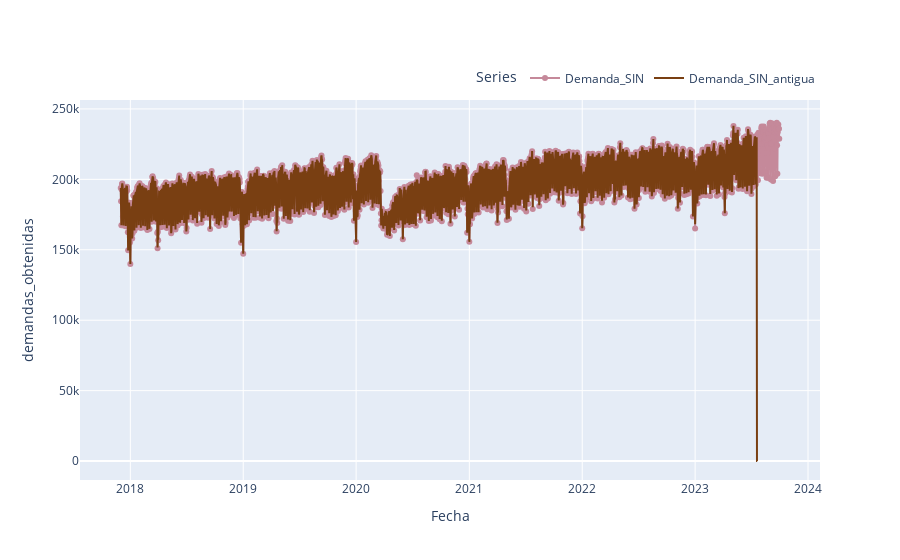

Notebook code cell kept with this figure:
### Code cell
#Gráfica de Demanda SIN Nueva y Antigua

trace1 = go.Scatter(
    x=df_merged['FECHA'],
    y=df_merged['Demanda_SIN'],
    mode='lines+markers',  # Esto agrega marcadores a la línea
    line=dict(shape='linear', color='#c5899a'),  # Personaliza el estilo de la línea
    name='Demanda_SIN'  # Nombre de la serie para la leyenda
)

# Agrega la tercera serie con go.Scatter
trace2 = go.Scatter(
    x=df_merged['FECHA'],
    y=df_merged['demanda_SIN_antigua'],
    mode='lines',
    line=dict(color='#793f12'),
    name='Demanda_SIN_antigua'
)

# Ahora puedes crear la figura con todas las trazas
fig = go.Figure(data=[trace1, trace2])

# Personaliza el diseño de la leyenda
fig.update_layout(
    legend=dict(
        title='Series',
        orientation='h',
        yanchor='bottom',
        y=1.02,
        xanchor='right',
        x=1
    )
)

# Actualiza los títulos de los ejes
fig.update_xaxes(title='Fecha')
fig.update_yaxes(title='demandas_obtenidas')

# Muestra el gráfico
fig.show()

### Figure 1 — Plotly figure (JSON) as saved in the notebook; plotly's stock layout.template omitted (floating-point values rounded to 4 significant figures; data arrays with more than 128 entries replaced by an {"elided": "..."} marker saying what was removed)
{"data": [{"line": {"color": "#c5899a", "shape": "linear"}, "mode": "lines+markers", "name": "Demanda_SIN", "type": "scatter", "x": {"elided": "2130 str values"}, "y": {"elided": "2130 float values"}}, {"line": {"color": "#793f12"}, "mode": "lines", "name": "Demanda_SIN_antigua", "type": "scatter", "x": {"elided": "2130 str values"}, "y": {"elided": "2130 float values"}}], "layout": {"legend": {"orientation": "h", "title": {"text": "Series"}, "x": 1, "xanchor": "right", "y": 1.02, "yanchor": "bottom"}, "xaxis": {"title": {"text": "Fecha"}}, "yaxis": {"title": {"text": "demandas_obtenidas"}}}}
